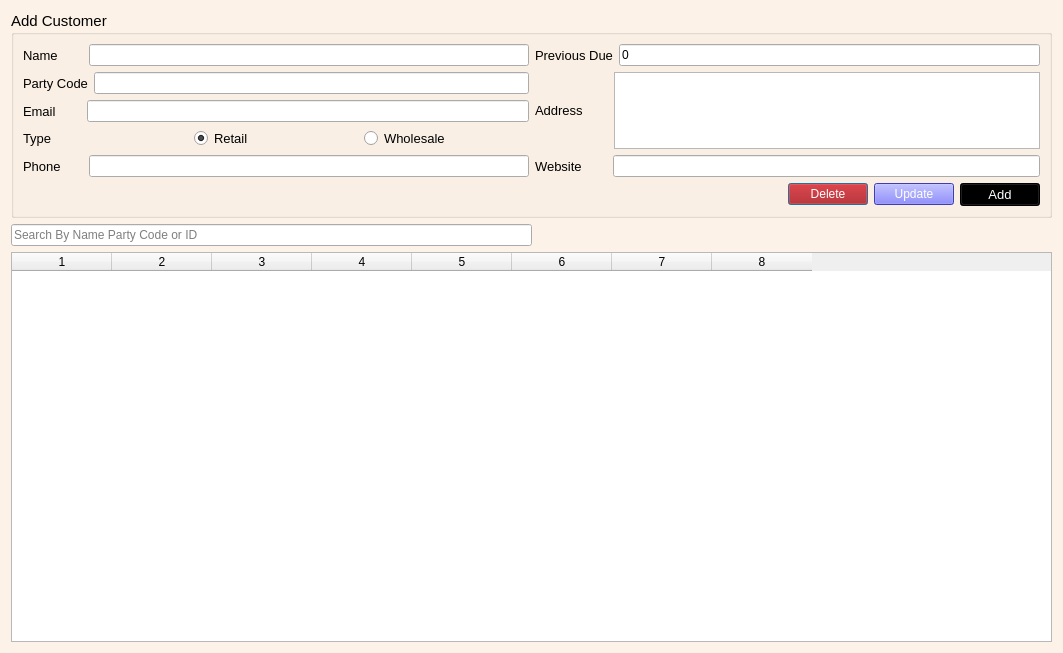
<?xml version="1.0" encoding="UTF-8"?>
<ui version="4.0">
 <class>Dialog</class>
 <widget class="QDialog" name="Dialog">
  <property name="windowModality">
   <enum>Qt::ApplicationModal</enum>
  </property>
  <property name="geometry">
   <rect>
    <x>0</x>
    <y>0</y>
    <width>1063</width>
    <height>653</height>
   </rect>
  </property>
  <property name="windowTitle">
   <string>Dialog</string>
  </property>
  <property name="styleSheet">
   <string notr="true">QDialog{
background-color: rgb(252, 242, 231);
	color: rgb(0, 0, 0);
}</string>
  </property>
  <layout class="QGridLayout" name="gridLayout_5">
   <item row="0" column="0">
    <widget class="QGroupBox" name="groupBox">
     <property name="font">
      <font>
       <pointsize>11</pointsize>
      </font>
     </property>
     <property name="styleSheet">
      <string notr="true"/>
     </property>
     <property name="title">
      <string>Add Customer</string>
     </property>
     <layout class="QGridLayout" name="gridLayout">
      <item row="0" column="0">
       <layout class="QHBoxLayout" name="horizontalLayout">
        <item>
         <widget class="QLabel" name="label">
          <property name="font">
           <font>
            <pointsize>10</pointsize>
           </font>
          </property>
          <property name="text">
           <string>Name       </string>
          </property>
         </widget>
        </item>
        <item>
         <widget class="QLineEdit" name="name"/>
        </item>
       </layout>
      </item>
      <item row="0" column="1">
       <layout class="QHBoxLayout" name="horizontalLayout_8">
        <item>
         <widget class="QLabel" name="label_9">
          <property name="font">
           <font>
            <pointsize>10</pointsize>
           </font>
          </property>
          <property name="text">
           <string>Previous Due</string>
          </property>
         </widget>
        </item>
        <item>
         <widget class="QLineEdit" name="due">
          <property name="text">
           <string>0</string>
          </property>
         </widget>
        </item>
       </layout>
      </item>
      <item row="1" column="0">
       <layout class="QGridLayout" name="gridLayout_3">
        <item row="0" column="0">
         <widget class="QLabel" name="label_6">
          <property name="font">
           <font>
            <pointsize>10</pointsize>
           </font>
          </property>
          <property name="text">
           <string>Party Code</string>
          </property>
         </widget>
        </item>
        <item row="0" column="1">
         <widget class="QLineEdit" name="partycode"/>
        </item>
       </layout>
      </item>
      <item row="1" column="1" rowspan="3">
       <layout class="QHBoxLayout" name="horizontalLayout_7">
        <item>
         <widget class="QLabel" name="label_5">
          <property name="font">
           <font>
            <pointsize>10</pointsize>
           </font>
          </property>
          <property name="text">
           <string>Address       </string>
          </property>
         </widget>
        </item>
        <item>
         <widget class="QTextEdit" name="address"/>
        </item>
       </layout>
      </item>
      <item row="2" column="0">
       <layout class="QHBoxLayout" name="horizontalLayout_2">
        <item>
         <widget class="QLabel" name="label_2">
          <property name="font">
           <font>
            <pointsize>10</pointsize>
           </font>
          </property>
          <property name="text">
           <string>Email       </string>
          </property>
         </widget>
        </item>
        <item>
         <widget class="QLineEdit" name="email"/>
        </item>
       </layout>
      </item>
      <item row="3" column="0">
       <layout class="QHBoxLayout" name="horizontalLayout_4">
        <item>
         <widget class="QLabel" name="label_7">
          <property name="font">
           <font>
            <pointsize>10</pointsize>
           </font>
          </property>
          <property name="text">
           <string>Type</string>
          </property>
         </widget>
        </item>
        <item>
         <widget class="QRadioButton" name="type">
          <property name="font">
           <font>
            <pointsize>10</pointsize>
           </font>
          </property>
          <property name="text">
           <string>Retail</string>
          </property>
          <property name="checked">
           <bool>true</bool>
          </property>
         </widget>
        </item>
        <item>
         <widget class="QRadioButton" name="type2">
          <property name="font">
           <font>
            <pointsize>10</pointsize>
           </font>
          </property>
          <property name="text">
           <string>Wholesale</string>
          </property>
         </widget>
        </item>
       </layout>
      </item>
      <item row="4" column="0">
       <layout class="QHBoxLayout" name="horizontalLayout_3">
        <item>
         <widget class="QLabel" name="label_3">
          <property name="font">
           <font>
            <pointsize>10</pointsize>
           </font>
          </property>
          <property name="text">
           <string>Phone      </string>
          </property>
         </widget>
        </item>
        <item>
         <widget class="QLineEdit" name="phone"/>
        </item>
       </layout>
      </item>
      <item row="4" column="1">
       <layout class="QHBoxLayout" name="horizontalLayout_6">
        <item>
         <widget class="QLabel" name="label_4">
          <property name="font">
           <font>
            <pointsize>10</pointsize>
           </font>
          </property>
          <property name="text">
           <string>Website       </string>
          </property>
         </widget>
        </item>
        <item>
         <widget class="QLineEdit" name="website"/>
        </item>
       </layout>
      </item>
      <item row="5" column="1">
       <layout class="QGridLayout" name="gridLayout_2">
        <item row="0" column="1">
         <widget class="QPushButton" name="deleteb">
          <property name="styleSheet">
           <string notr="true">background-color: rgb(170, 0, 0);
color: rgb(255, 255, 255);</string>
          </property>
          <property name="text">
           <string>Delete</string>
          </property>
         </widget>
        </item>
        <item row="0" column="2">
         <widget class="QPushButton" name="updateb">
          <property name="styleSheet">
           <string notr="true">background-color: rgb(85, 85, 255);
color: rgb(255, 255, 255);</string>
          </property>
          <property name="text">
           <string>Update</string>
          </property>
         </widget>
        </item>
        <item row="0" column="3">
         <widget class="QPushButton" name="addCusBtn">
          <property name="font">
           <font>
            <pointsize>10</pointsize>
           </font>
          </property>
          <property name="styleSheet">
           <string notr="true">background-color: rgb(0, 0, 0);
color: rgb(255, 255, 255);</string>
          </property>
          <property name="text">
           <string>Add</string>
          </property>
         </widget>
        </item>
        <item row="0" column="0">
         <spacer name="horizontalSpacer_2">
          <property name="orientation">
           <enum>Qt::Horizontal</enum>
          </property>
          <property name="sizeHint" stdset="0">
           <size>
            <width>40</width>
            <height>20</height>
           </size>
          </property>
         </spacer>
        </item>
       </layout>
      </item>
     </layout>
    </widget>
   </item>
   <item row="1" column="0">
    <layout class="QGridLayout" name="gridLayout_4">
     <item row="0" column="0">
      <widget class="QLineEdit" name="searchv">
       <property name="placeholderText">
        <string>Search By Name Party Code or ID</string>
       </property>
      </widget>
     </item>
     <item row="0" column="1">
      <spacer name="horizontalSpacer">
       <property name="orientation">
        <enum>Qt::Horizontal</enum>
       </property>
       <property name="sizeHint" stdset="0">
        <size>
         <width>40</width>
         <height>20</height>
        </size>
       </property>
      </spacer>
     </item>
    </layout>
   </item>
   <item row="2" column="0">
    <widget class="QTableWidget" name="tableWidget">
     <property name="font">
      <font>
       <family>MS Shell Dlg 2</family>
       <pointsize>10</pointsize>
       <weight>50</weight>
       <italic>false</italic>
       <bold>false</bold>
      </font>
     </property>
     <property name="styleSheet">
      <string notr="true">font: 10pt &quot;MS Shell Dlg 2&quot;;

</string>
     </property>
     <property name="rowCount">
      <number>0</number>
     </property>
     <property name="columnCount">
      <number>8</number>
     </property>
     <column/>
     <column/>
     <column/>
     <column/>
     <column/>
     <column/>
     <column/>
     <column/>
    </widget>
   </item>
  </layout>
 </widget>
 <resources/>
 <connections/>
</ui>
